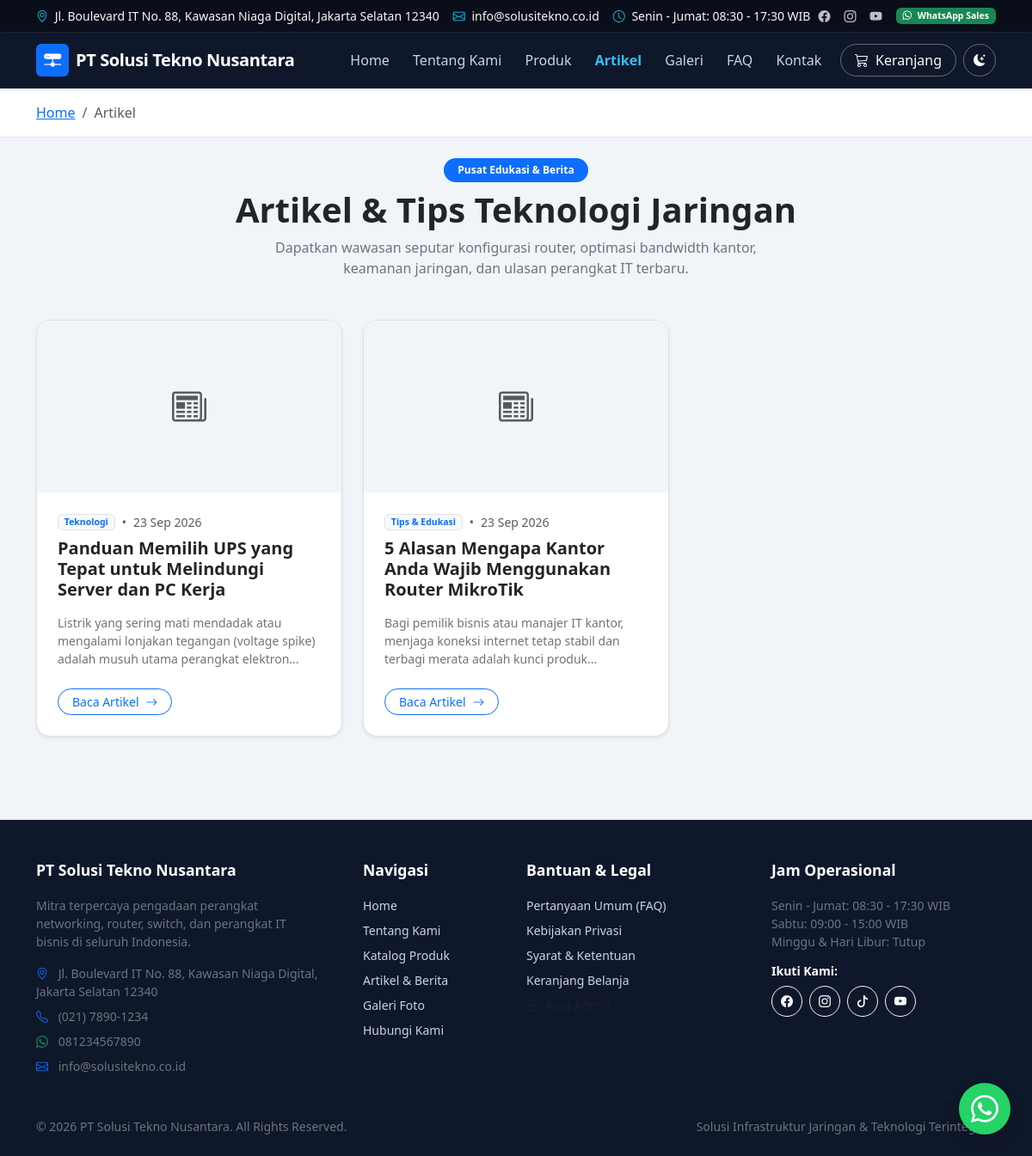
Page /artikel on the committed database.
### tables this page shows
CREATE TABLE `articles` (
  `id` INT UNSIGNED AUTO_INCREMENT PRIMARY KEY,
  `title` VARCHAR(250) NOT NULL,
  `slug` VARCHAR(250) NOT NULL UNIQUE,
  `thumbnail` VARCHAR(255) NULL,
  `category` VARCHAR(100) NOT NULL DEFAULT 'Berita',
  `content` LONGTEXT NOT NULL,
  `meta_title` VARCHAR(255) NULL,
  `meta_description` TEXT NULL,
  `meta_keywords` VARCHAR(255) NULL,
  `status` ENUM('draft', 'published') NOT NULL DEFAULT 'published',
  `published_at` DATETIME NULL,
  `created_at` DATETIME NOT NULL DEFAULT CURRENT_TIMESTAMP,
  `updated_at` DATETIME NOT NULL DEFAULT CURRENT_TIMESTAMP ON UPDATE CURRENT_TIMESTAMP,
  INDEX `idx_article_slug` (`slug`),
  INDEX `idx_article_status` (`status`)
);

### app/controllers/ArticleController.php (called while the page is built, shortened)
<?php
class ArticleController extends BaseController
{
    public function index(): void
    {
        $articles = Article::getPublished();
        $this->renderView('articles/index', [
            'title' => 'Artikel & Berita Terbaru',
            'articles' => $articles,
        ]);
    }
}

### public/index.php (called while the page is built, shortened)
<?php
spl_autoload_register(function (string $class) {
    $prefixes = [
        'App\\' => dirname(__DIR__) . '/app/',
        'Routes\\' => dirname(__DIR__) . '/routes/',
    ];
    foreach ($prefixes as $prefix => $baseDir) {
        $len = strlen($prefix);
        if (strncmp($prefix, $class, $len) !== 0) {
            continue;
        }
        $relativeClass = substr($class, $len);
        $file = $baseDir . str_replace('\\', '/', $relativeClass) . '.php';
        if (file_exists($file)) {
            return;
        }
        $parts = explode('\\', $relativeClass);
        $className = array_pop($parts);
        $subDir = !empty($parts) ? strtolower(implode('/', $parts)) . '/' : '';
        $fileLowerDir = $baseDir . $subDir . $className . '.php';
        if (file_exists($fileLowerDir)) {
            return;
        }
    }
});
require_once dirname(__DIR__) . '/app/helpers/Env.php';
require_once dirname(__DIR__) . '/app/helpers/Sanitizer.php';
require_once dirname(__DIR__) . '/app/helpers/UrlHelper.php';
require_once dirname(__DIR__) . '/app/helpers/functions.php';
$config = require dirname(__DIR__) . '/config/config.php';
\Routes\Router::dispatch();

### app/helpers/Env.php (called while the page is built, shortened)
<?php
class Env
{
    public static function get(string $key, mixed $default = null): mixed
    {
        if (isset($_ENV[$key])) {
            return $_ENV[$key];
        }
        return $default;
    }
}

### config/config.php (called while the page is built, shortened)
<?php
return [
    'app' => [
        'name' => Env::get('APP_NAME', 'Solusi Tekno Nusantara'),
        'version' => '1.0.0',
        'env' => Env::get('APP_ENV', 'production'),
        'debug' => (bool) Env::get('APP_DEBUG', false),
        'url' => rtrim((string) Env::get('APP_URL', 'http://localhost:8000'), '/'),
        'timezone' => 'Asia/Jakarta',
        'locale' => 'id_ID',
        'currency' => 'Rp',
    ],
    'paths' => [
        'root' => dirname(__DIR__),
        'app' => dirname(__DIR__) . '/app',
        'public' => dirname(__DIR__) . '/public',
        'uploads' => dirname(__DIR__) . '/public/uploads',
        'storage' => dirname(__DIR__) . '/storage',
        'logs' => dirname(__DIR__) . '/storage/logs',
        'views' => dirname(__DIR__) . '/app/views',
    ],
    'upload' => [
        'max_size_mb' => (int) Env::get('MAX_UPLOAD_SIZE_MB', 5),
        'allowed_extensions' => explode(',', (string) Env::get('ALLOWED_EXTENSIONS', 'jpg,jpeg,png,webp')),
        'allowed_mimes' => [
            'image/jpeg',
            'image/png',
            'image/webp',
        ],
    ],
    'session' => [
        'lifetime' => 7200,
        'cookie_httponly' => true,
        'cookie_samesite' => 'Lax',
    ],
];

### app/helpers/UrlHelper.php (called while the page is built, shortened)
<?php
class UrlHelper
{
    private static ?string $baseUrl = null;
    public static function getBaseUrl(): string
    {
        if (self::$baseUrl === null) {
            $config = require dirname(__DIR__, 2) . '/config/config.php';
            $configuredUrl = rtrim((string) ($config['app']['url'] ?? ''), '/');
            if (!empty($_SERVER['HTTP_HOST'])) {
                if (!empty($configuredUrl) && !str_contains($configuredUrl, 'localhost')) {
                    self::$baseUrl = $configuredUrl;
                } else {
                    $protocol = (!empty($_SERVER['HTTPS']) && $_SERVER['HTTPS'] !== 'off')
                        || (isset($_SERVER['HTTP_X_FORWARDED_PROTO']) && $_SERVER['HTTP_X_FORWARDED_PROTO'] === 'https')
                        ? 'https' : 'http';
                    self::$baseUrl = "{$protocol}://{$_SERVER['HTTP_HOST']}";
                }
            } else {
                self::$baseUrl = !empty($configuredUrl) ? $configuredUrl : 'http://localhost:8000';
            }
        }
        return self::$baseUrl;
    }
    public static function base(string $path = ''): string
    {
        $base = self::getBaseUrl();
        $path = ltrim($path, '/');
        return $path === '' ? $base : "{$base}/{$path}";
    }
}

### app/models/Article.php (called while the page is built, shortened)
<?php
class Article extends BaseModel
{
    public static function getPublished(?int $limit = null): array
    {
        $sql = "SELECT * FROM `articles` WHERE `status` = 'published' ORDER BY `published_at` DESC, `id` DESC";
        return self::fetchAll($sql);
    }
}

### app/helpers/Database.php (called while the page is built, shortened)
<?php
class Database
{
    private static ?PDO $instance = null;
    public static function getConnection(): PDO
    {
        if (self::$instance === null) {
            $config = require dirname(__DIR__, 2) . '/config/database.php';
            $dbConfig = $config['connections'][$config['default']];
            $dsn = sprintf(
                '%s:host=%s;port=%d;dbname=%s;charset=%s',
                $dbConfig['driver'],
                $dbConfig['host'],
                $dbConfig['port'],
                $dbConfig['database'],
                $dbConfig['charset']
            );
            try {
                self::$instance = new PDO(
                    $dsn,
                    $dbConfig['username'],
                    $dbConfig['password'],
                    $dbConfig['options']
                );
            } catch (PDOException $e) {
                self::logError($e->getMessage());
                throw new RuntimeException('Koneksi database gagal. Silakan periksa konfigurasi .env atau database.sql.');
            }
        }
        return self::$instance;
    }
}

### app/models/BaseModel.php (called while the page is built, shortened)
<?php
abstract class BaseModel
{
    protected static function db(): PDO
    {
        return Database::getConnection();
    }
    public static function query(string $sql, array $params = []): PDOStatement
    {
        $stmt = self::db()->prepare($sql);
        $stmt->execute($params);
        return $stmt;
    }
    public static function fetchAll(string $sql, array $params = []): array
    {
        $stmt = self::query($sql, $params);
        return $stmt->fetchAll();
    }
}

### app/helpers/Sanitizer.php (called while the page is built, shortened)
<?php
class Sanitizer
{
    public static function e(?string $string): string
    {
        return htmlspecialchars((string) $string, ENT_QUOTES | ENT_SUBSTITUTE, 'UTF-8');
    }
    public static function truncate(string $text, int $limit = 120, string $end = '...'): string
    {
        $clean = strip_tags($text);
        return mb_substr($clean, 0, $limit) . $end;
    }
}

### app/helpers/functions.php (called while the page is built, shortened)
<?php
if (!function_exists('e')) {
    function e(?string $string): string
    {
        return Sanitizer::e($string);
    }
}

### app/views/articles/index.php (the view, shortened to what this page needs)
<div class="bg-light py-3 border-bottom mb-4">
    <div class="container">
        <nav aria-label="breadcrumb">
            <ol class="breadcrumb mb-0 small">
                <li class="breadcrumb-item"><a href="<?= UrlHelper::base() ?>">Home</a></li>
                <li class="breadcrumb-item active" aria-current="page">Artikel</li>
            </ol>
        </nav>
    </div>
</div>
<div class="container pb-5">
    <div class="text-center mb-5">
        <span class="badge text-bg-primary px-3 py-2 rounded-pill mb-2">Pusat Edukasi & Berita</span>
        <h1 class="fw-bold text-dark">Artikel & Tips Teknologi Jaringan</h1>
        <p class="text-secondary mx-auto" style="max-width: 600px;">
            Dapatkan wawasan seputar konfigurasi router, optimasi bandwidth kantor, keamanan jaringan, dan ulasan perangkat IT terbaru.
        </p>
    </div>
    <?php if (empty($articles)): ?>
        <div class="card border rounded-4 p-5 text-center my-4">
            <i class="bi bi-journal-text text-secondary display-4 mb-3"></i>
            <h5 class="fw-bold text-dark">Belum Ada Artikel</h5>
            <p class="text-secondary small">Artikel terbaru akan segera hadir.</p>
        </div>
    <?php else: ?>
        <div class="row g-4">
            <?php foreach ($articles as $art):
                $articleUrl = UrlHelper::base('artikel/' . $art['slug']);
            ?>
                <div class="col-lg-4 col-md-6">
                    <div class="card h-100 border rounded-4 overflow-hidden shadow-sm">
                        <div style="height: 200px; background-color: #f1f5f9; overflow: hidden;">
                            <a href="<?= $articleUrl ?>">
                                <?php if (!empty($art['thumbnail'])): ?>
                                    <img src="<?= UrlHelper::upload($art['thumbnail']) ?>" alt="<?= e($art['title']) ?>" class="w-100 h-100 object-fit-cover" loading="lazy">
                                <?php else: ?>
                                    <div class="w-100 h-100 d-flex align-items-center justify-content-center text-muted">
                                        <i class="bi bi-newspaper fs-1"></i>
                                    </div>
                                <?php endif; ?>
                            </a>
                        </div>
                        <div class="card-body d-flex flex-column p-4">
                            <div class="d-flex align-items-center gap-2 small text-muted mb-2">
                                <span class="badge text-bg-light border text-primary"><?= e($art['category']) ?></span>
                                <span>&bull;</span>
                                <span><?= date('d M Y', strtotime($art['published_at'] ?? $art['created_at'])) ?></span>
                            </div>
                            <h5 class="card-title fw-bold mb-3">
                                <a href="<?= $articleUrl ?>" class="text-dark text-decoration-none">
                                    <?= e($art['title']) ?>
                                </a>
                            </h5>
                            <p class="card-text text-secondary small mb-4">
                                <?= e(Sanitizer::truncate(strip_tags($art['content']), 120)) ?>
                            </p>
                            <a href="<?= $articleUrl ?>" class="btn btn-outline-primary btn-sm rounded-pill mt-auto align-self-start px-3">
                                Baca Artikel <i class="bi bi-arrow-right ms-1"></i>
                            </a>
                        </div>
                    </div>
                </div>
            <?php endforeach; ?>
        </div>
    <?php endif; ?>
</div>

### routes/Router.php (shortened to what this page needs)
<?php
class Router
{
    private static array $routes = [];
    private static function addRoute(string $method, string $path, string $handler): void
    {
        $path = '/' . trim($path, '/');
        $pattern = preg_replace('/\{([a-zA-Z0-9_]+)\}/', '(?P<$1>[^/]+)', $path);
        $regex = '#^' . $pattern . '$#i';
        self::$routes[] = [
            'method' => strtoupper($method),
            'path' => $path,
            'regex' => $regex,
            'handler' => $handler,
        ];
    }
    public static function dispatch(): void
    {
        $requestMethod = $_SERVER['REQUEST_METHOD'] ?? 'GET';
        $requestUri = parse_url($_SERVER['REQUEST_URI'] ?? '/', PHP_URL_PATH);
        $config = require dirname(__DIR__) . '/config/config.php';
        $requestUri = '/' . trim($requestUri, '/');
        foreach (self::$routes as $route) {
            if ($route['method'] !== $requestMethod && $route['method'] !== 'ANY') {
                continue;
            }
            if (preg_match($route['regex'], $requestUri, $matches)) {
                $params = array_filter($matches, 'is_string', ARRAY_FILTER_USE_KEY);
                self::executeHandler($route['handler'], $params);
                return;
            }
        }
    }
    private static function executeHandler(string $handler, array $params): void
    {
        [$controllerName, $action] = explode('@', $handler);
        $controller = new $fullControllerClass();
        call_user_func_array([$controller, $action], $params);
    }
}

### public/assets/css/style.css (style rules this page uses)
:root, [data-bs-theme="light"] { --primary-color: #0d6efd; --primary-hover: #0b5ed7; --secondary-color: #198754; --dark-color: #1a202c; --light-bg: #f1f5f9; --card-border: #e2e8f0; --text-muted: #64748b; --wa-green: #25d366; --wa-hover: #1ebd5a; --font-base: 'Segoe UI', system-ui, -apple-system, Roboto, 'Helvetica Neue', Arial, sans-serif; --bs-body-bg: #f1f5f9; --bs-body-bg-rgb: 241, 245, 249; --bs-body-color: #1e293b; --bs-card-bg: #ffffff; }
body { font-family: var(--font-base); color: #1e293b; background-color: #f1f5f9; display: flex; flex-direction: column; min-height: 100vh; }
[data-bs-theme="light"] body { background-color: #f1f5f9; color: #1e293b; }
.card { background-color: #ffffff; border-color: #e2e8f0; }
.bg-light.border-bottom { background-color: #ffffff !important; border-color: #e2e8f0 !important; }

### rows in the picture
articles: category "Teknologi", published_at "23 Sep 2026", title "Panduan Memilih UPS yang Tepat untuk Melindungi Server dan PC Kerja", content "Listrik yang sering mati mendadak atau mengalami lonjakan tegangan (voltage spike) adalah musuh utama perangkat elektron..."
articles: category "Tips & Edukasi", published_at "23 Sep 2026", title "5 Alasan Mengapa Kantor Anda Wajib Menggunakan Router MikroTik", content "Bagi pemilik bisnis atau manajer IT kantor, menjaga koneksi internet tetap stabil dan terbagi merata adalah kunci produk..."

### other values in the picture
$settings['company_address'] "Jl. Boulevard IT No. 88, Kawasan Niaga Digital, Jakarta Selatan 12340"
$companyEmail "info@solusitekno.co.id"
explode("\n", $companyHours)[0] "Senin - Jumat: 08:30 - 17:30 WIB"
$companyName "PT Solusi Tekno Nusantara"
$footerText "Mitra terpercaya pengadaan perangkat networking, router, switch, dan perangkat IT bisnis di seluruh Indonesia."
$companyAddress "Jl. Boulevard IT No. 88, Kawasan Niaga Digital, Jakarta Selatan 12340"
$companyPhone "(021) 7890-1234"
$companyWa "081234567890"
$settings['company_hours'] "Senin - Jumat: 08:30 - 17:30 WIB Sabtu: 09:00 - 15:00 WIB Minggu & Hari Libur: Tutup"
$footerTagline "Solusi Infrastruktur Jaringan & Teknologi Terintegrasi"
